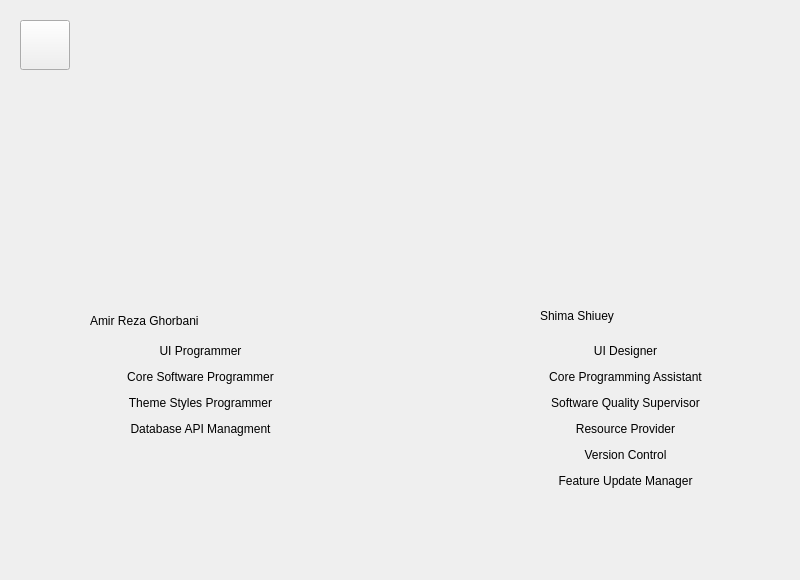
<?xml version="1.0" encoding="UTF-8"?>
<ui version="4.0">
 <class>AboutUs</class>
 <widget class="QMainWindow" name="AboutUs">
  <property name="geometry">
   <rect>
    <x>0</x>
    <y>0</y>
    <width>800</width>
    <height>580</height>
   </rect>
  </property>
  <property name="minimumSize">
   <size>
    <width>800</width>
    <height>580</height>
   </size>
  </property>
  <property name="maximumSize">
   <size>
    <width>800</width>
    <height>580</height>
   </size>
  </property>
  <property name="windowTitle">
   <string>MainWindow</string>
  </property>
  <property name="styleSheet">
   <string notr="true"/>
  </property>
  <widget class="QWidget" name="centralWidget">
   <widget class="QLabel" name="label_aboutUs_amirreza">
    <property name="geometry">
     <rect>
      <x>80</x>
      <y>50</y>
      <width>240</width>
      <height>240</height>
     </rect>
    </property>
    <property name="styleSheet">
     <string notr="true"/>
    </property>
    <property name="text">
     <string/>
    </property>
   </widget>
   <widget class="QLabel" name="label_aboutUs_shima">
    <property name="geometry">
     <rect>
      <x>500</x>
      <y>50</y>
      <width>240</width>
      <height>240</height>
     </rect>
    </property>
    <property name="text">
     <string/>
    </property>
   </widget>
   <widget class="QPushButton" name="pushButton_Close">
    <property name="geometry">
     <rect>
      <x>20</x>
      <y>20</y>
      <width>50</width>
      <height>50</height>
     </rect>
    </property>
    <property name="minimumSize">
     <size>
      <width>50</width>
      <height>50</height>
     </size>
    </property>
    <property name="maximumSize">
     <size>
      <width>50</width>
      <height>50</height>
     </size>
    </property>
    <property name="styleSheet">
     <string notr="true"/>
    </property>
    <property name="text">
     <string/>
    </property>
   </widget>
   <widget class="QLabel" name="label_aboutUs_amirreza_name">
    <property name="geometry">
     <rect>
      <x>90</x>
      <y>300</y>
      <width>231</width>
      <height>41</height>
     </rect>
    </property>
    <property name="text">
     <string>Amir Reza Ghorbani</string>
    </property>
   </widget>
   <widget class="QLabel" name="label_aboutus_shima_name">
    <property name="geometry">
     <rect>
      <x>540</x>
      <y>300</y>
      <width>171</width>
      <height>31</height>
     </rect>
    </property>
    <property name="text">
     <string>Shima Shiuey</string>
    </property>
   </widget>
   <widget class="QLabel" name="label_aboutUs_shima_roles">
    <property name="geometry">
     <rect>
      <x>500</x>
      <y>330</y>
      <width>251</width>
      <height>241</height>
     </rect>
    </property>
    <property name="text">
     <string>&lt;html&gt;&lt;head/&gt;&lt;body&gt;&lt;p&gt;&lt;br/&gt;UI Designer&lt;/p&gt;&lt;p&gt;Core Programming Assistant&lt;/p&gt;&lt;p&gt;Software Quality Supervisor&lt;/p&gt;&lt;p&gt;Resource Provider&lt;/p&gt;&lt;p&gt;Version Control&lt;/p&gt;&lt;p&gt;Feature Update Manager&lt;/p&gt;&lt;p&gt;&lt;br/&gt;&lt;/p&gt;&lt;/body&gt;&lt;/html&gt;</string>
    </property>
    <property name="alignment">
     <set>Qt::AlignHCenter|Qt::AlignTop</set>
    </property>
   </widget>
   <widget class="QLabel" name="label_aboutUs_amirreza_roles">
    <property name="geometry">
     <rect>
      <x>70</x>
      <y>330</y>
      <width>261</width>
      <height>161</height>
     </rect>
    </property>
    <property name="text">
     <string>&lt;html&gt;&lt;head/&gt;&lt;body&gt;&lt;p&gt;&lt;br/&gt;UI Programmer&lt;/p&gt;&lt;p&gt;Core Software Programmer&lt;/p&gt;&lt;p&gt;Theme Styles Programmer&lt;/p&gt;&lt;p&gt;Database API Managment&lt;/p&gt;&lt;/body&gt;&lt;/html&gt;</string>
    </property>
    <property name="alignment">
     <set>Qt::AlignHCenter|Qt::AlignTop</set>
    </property>
   </widget>
  </widget>
 </widget>
 <resources/>
 <connections/>
</ui>
